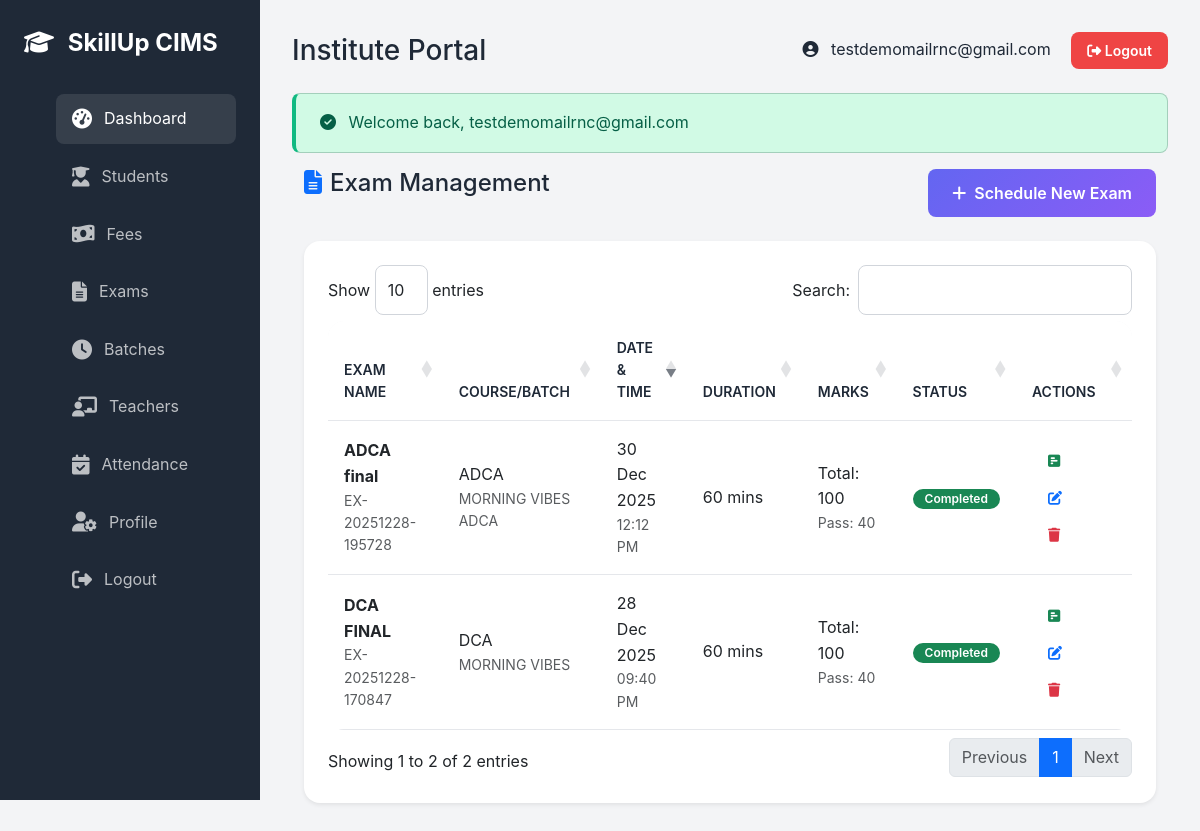
Screenshot of /public/institute/exams (signed in) with the database file from the repository.
### tables this page shows
CREATE TABLE `institutes` (
  `id` int(10) UNSIGNED NOT NULL,
  `franchise_id` int(10) UNSIGNED NOT NULL,
  `institute_code` varchar(20) NOT NULL,
  `institute_name` varchar(200) NOT NULL,
  `address` text NOT NULL,
  `city` varchar(100) DEFAULT NULL,
  `state` varchar(100) DEFAULT NULL,
  `pincode` varchar(10) DEFAULT NULL,
  `contact_person` varchar(100) NOT NULL,
  `phone` varchar(20) NOT NULL,
  `email` varchar(100) NOT NULL,
  `logo` varchar(255) DEFAULT NULL,
  `status` enum('active','inactive') DEFAULT 'active',
  `user_id` int(10) UNSIGNED DEFAULT NULL COMMENT 'Institute admin user ID',
  `created_at` timestamp NOT NULL DEFAULT current_timestamp(),
  `updated_at` timestamp NOT NULL DEFAULT current_timestamp() ON UPDATE current_timestamp()
);

CREATE TABLE `exams` (
  `id` int(10) UNSIGNED NOT NULL,
  `exam_name` varchar(200) NOT NULL,
  `exam_code` varchar(50) DEFAULT NULL,
  `course_id` int(10) UNSIGNED NOT NULL,
  `batch_id` int(10) UNSIGNED DEFAULT NULL,
  `exam_date` date NOT NULL,
  `exam_time` time DEFAULT NULL,
  `duration` int(11) DEFAULT NULL COMMENT 'Duration in minutes',
  `total_marks` int(11) NOT NULL,
  `pass_marks` int(11) NOT NULL,
  `instructions` text DEFAULT NULL,
  `status` enum('scheduled','ongoing','completed','cancelled') DEFAULT 'scheduled',
  `created_by` int(10) UNSIGNED DEFAULT NULL,
  `created_at` timestamp NOT NULL DEFAULT current_timestamp(),
  `updated_at` timestamp NOT NULL DEFAULT current_timestamp() ON UPDATE current_timestamp()
);

CREATE TABLE `courses` (
  `id` int(10) UNSIGNED NOT NULL,
  `course_code` varchar(20) NOT NULL,
  `course_name` varchar(200) NOT NULL,
  `duration` int(11) NOT NULL COMMENT 'Duration in months',
  `fee` decimal(10,2) NOT NULL,
  `regular_price` decimal(10,2) DEFAULT 0.00,
  `offer_price` decimal(10,2) DEFAULT 0.00,
  `description` text DEFAULT NULL,
  `syllabus` text DEFAULT NULL,
  `category` varchar(100) DEFAULT NULL,
  `status` enum('active','inactive') DEFAULT 'active',
  `created_at` timestamp NOT NULL DEFAULT current_timestamp(),
  `updated_at` timestamp NOT NULL DEFAULT current_timestamp() ON UPDATE current_timestamp()
);

CREATE TABLE `batches` (
  `id` int(10) UNSIGNED NOT NULL,
  `batch_name` varchar(100) NOT NULL,
  `course_id` int(10) UNSIGNED NOT NULL,
  `institute_id` int(10) UNSIGNED NOT NULL,
  `teacher_id` int(10) UNSIGNED DEFAULT NULL COMMENT 'Teacher user ID',
  `start_date` date NOT NULL,
  `end_date` date DEFAULT NULL,
  `timing` varchar(50) DEFAULT NULL COMMENT 'e.g., 9:00 AM - 11:00 AM',
  `max_students` int(11) DEFAULT 30,
  `status` enum('active','inactive','completed') DEFAULT 'active',
  `created_at` timestamp NOT NULL DEFAULT current_timestamp(),
  `updated_at` timestamp NOT NULL DEFAULT current_timestamp() ON UPDATE current_timestamp()
);

### views/institute/exams.php (the view, shortened to what the rows shown need)
<div class="container-fluid">
    <div class="row mb-4">
        <div class="col-md-6">
            <h4 class="mb-0"><i class="fas fa-file-alt text-primary me-2"></i>Exam Management</h4>
        </div>
        <div class="col-md-6 text-md-end">
            <button class="btn btn-primary" data-bs-toggle="modal" data-bs-target="#addExamModal">
                <i class="fas fa-plus me-2"></i>Schedule New Exam
            </button>
        </div>
    </div>
    <div class="card border-0 shadow-sm">
        <div class="card-body">
            <div class="table-responsive">
                <table class="table table-hover align-middle" id="examsTable">
                    <thead class="bg-light">
                        <tr>
                            <th>Exam Name</th>
                            <th>Course/Batch</th>
                            <th>Date & Time</th>
                            <th>Duration</th>
                            <th>Marks</th>
                            <th>Status</th>
                            <th>Actions</th>
                        </tr>
                    </thead>
                    <tbody>
                        <?php if (isset($exams) && !empty($exams)): ?>
                            <?php foreach ($exams as $exam): ?>
                                <tr>
                                    <td>
                                        <div class="fw-bold"><?= e($exam['exam_name']) ?></div>
                                        <div class="small text-muted"><?= e($exam['exam_code']) ?></div>
                                    </td>
                                    <td>
                                        <div><?= e($exam['course_name']) ?></div>
                                        <div class="small text-muted"><?= e($exam['batch_name'] ?? 'All Batches') ?></div>
                                    </td>
                                    <td>
                                        <div><?= date('d M Y', strtotime($exam['exam_date'])) ?></div>
                                        <div class="small text-muted"><?= date('h:i A', strtotime($exam['exam_time'])) ?></div>
                                    </td>
                                    <td><?= $exam['duration'] ?> mins</td>
                                    <td>
                                        <div>Total: <?= $exam['total_marks'] ?></div>
                                        <div class="small text-muted">Pass: <?= $exam['pass_marks'] ?></div>
                                    </td>
                                    <td>
                                        <?php
                                        $statusClass = match ($exam['status']) {
                                            'scheduled' => 'info',
                                            'ongoing' => 'primary',
                                            'completed' => 'success',
                                            'cancelled' => 'danger',
                                            default => 'secondary'
                                        };
                                        ?>
                                        <span class="badge bg-<?= $statusClass ?>"><?= ucfirst($exam['status']) ?></span>
                                    </td>
                                    <td>
                                        <a href="<?= url('institute/exam/results?id=' . $exam['id']) ?>"
                                            class="btn btn-sm btn-outline-success" title="Manage Results">
                                            <i class="fas fa-poll-h"></i>
                                        </a>
                                        <button class="btn btn-sm btn-outline-primary btn-edit-exam"
                                            data-id="<?= $exam['id'] ?>" data-name="<?= e($exam['exam_name']) ?>"
                                            data-code="<?= e($exam['exam_code']) ?>" data-course="<?= $exam['course_id'] ?>"
                                            data-batch="<?= $exam['batch_id'] ?>" data-date="<?= $exam['exam_date'] ?>"
                                            data-time="<?= $exam['exam_time'] ?>" data-duration="<?= $exam['duration'] ?>"
                                            data-total="<?= $exam['total_marks'] ?>" data-pass="<?= $exam['pass_marks'] ?>"
                                            data-status="<?= $exam['status'] ?>">
                                            <i class="fas fa-edit"></i>
                                        </button>
                                        <button class="btn btn-sm btn-outline-danger btn-delete-exam"
                                            data-id="<?= $exam['id'] ?>">
                                            <i class="fas fa-trash"></i>
                                        </button>
                                    </td>
                                </tr>
                            <?php endforeach; ?>
                        <?php endif; ?>
                    </tbody>
                </table>
            </div>
        </div>
    </div>
</div>

### core/Router.php (shortened to what the rows shown need)
<?php
class Router
{
    private $routes = [];
    private function addRoute($method, $uri, $controller, $action, $middleware = [])
    {
        if (strpos($controller, '@') !== false && $action === null) {
            list($controller, $action) = explode('@', $controller);
        }
        $this->routes[] = [
            'method' => $method,
            'uri' => $uri,
            'controller' => $controller,
            'action' => $action,
            'middleware' => $middleware
        ];
    }
    public function dispatch()
    {
        $requestUri = $this->getRequestUri();
        $requestMethod = $_SERVER['REQUEST_METHOD'];
        foreach ($this->routes as $route) {
            if ($route['method'] === $requestMethod && $this->matchRoute($route['uri'], $requestUri, $params)) {
                $controllerClass = $route['controller'];
                $action = $route['action'];
                if (class_exists($controllerClass)) {
                    $controller = new $controllerClass();
                    if (method_exists($controller, $action)) {
                        call_user_func_array([$controller, $action], $params);
                        return;
                    }
                }
                return;
            }
        }
    }
    private function matchRoute($routeUri, $requestUri, &$params = [])
    {
        $pattern = preg_replace('/\{(\w+)\}/', '([^/]+)', $routeUri);
        $pattern = '#^' . $pattern . '$#';
        if (preg_match($pattern, $requestUri, $matches)) {
            return true;
        }
        return false;
    }
    private function getRequestUri()
    {
        $uri = parse_url($_SERVER['REQUEST_URI'], PHP_URL_PATH);
        $scriptName = dirname($_SERVER['SCRIPT_NAME']);
        if ($scriptName !== '/' && strpos($uri, $scriptName) === 0) {
            $uri = substr($uri, strlen($scriptName));
        }
        return rtrim($uri, '/') ?: '/';
    }
}

### views/layouts/institute.php (shortened to what the rows shown need)
<!DOCTYPE html>
<html lang="en">
<head>
    <link href="https://cdn.jsdelivr.net/npm/bootstrap@5.3.0/dist/css/bootstrap.min.css" rel="stylesheet">
    <link rel="stylesheet" href="https://cdnjs.cloudflare.com/ajax/libs/font-awesome/6.4.0/css/all.min.css">
    <link rel="stylesheet" href="https://cdn.datatables.net/1.13.6/css/dataTables.bootstrap5.min.css">
    <link rel="stylesheet" href="<?= url('public/assets/css/custom.css') ?>">
</head>
<body>
    <div class="dashboard-container">
        <aside class="sidebar">
            <div class="sidebar-logo">
                <i class="fas fa-graduation-cap me-2"></i>
                SkillUp CIMS
            </div>
            <ul class="sidebar-menu">
                <li>
                    <a href="<?= url('institute/dashboard') ?>" class="active">
                        <i class="fas fa-tachometer-alt"></i> Dashboard
                    </a>
                </li>
                <li>
                    <a href="<?= url('institute/students') ?>">
                        <i class="fas fa-user-graduate"></i> Students
                    </a>
                </li>
                <li>
                    <a href="<?= url('institute/fees') ?>">
                        <i class="fas fa-money-bill-wave"></i> Fees
                    </a>
                </li>
                <li>
                    <a href="<?= url('institute/exams') ?>">
                        <i class="fas fa-file-alt"></i> Exams
                    </a>
                </li>
                <li>
                    <a href="<?= url('institute/batches') ?>">
                        <i class="fas fa-clock"></i> Batches
                    </a>
                </li>
                <li>
                    <a href="<?= url('institute/teachers') ?>">
                        <i class="fas fa-chalkboard-teacher"></i> Teachers
                    </a>
                </li>
                <li>
                    <a href="<?= url('institute/attendance') ?>">
                        <i class="fas fa-calendar-check"></i> Attendance
                    </a>
                </li>
                <li>
                    <a href="<?= url('institute/profile') ?>">
                        <i class="fas fa-user-cog"></i> Profile
                    </a>
                </li>
                <li>
                    <a href="<?= url('logout') ?>">
                        <i class="fas fa-sign-out-alt"></i> Logout
                    </a>
                </li>
            </ul>
        </aside>
        <main class="main-content">
            <div class="d-flex justify-content-between align-items-center mb-4">
                <h1 class="h3 mb-0">Institute Portal</h1>
                <div>
                    <span class="me-3">
                        <i class="fas fa-user-circle me-2"></i>
                        <?= e(Session::userData('username')) ?>
                    </span>
                    <a href="<?= url('logout') ?>" class="btn btn-sm btn-danger">
                        <i class="fas fa-sign-out-alt"></i> Logout
                    </a>
                </div>
            </div>
            <?php if ($success = getFlash('success')): ?>
                <div class="alert alert-success">
                    <i class="fas fa-check-circle me-2"></i>
                    <?= e($success) ?>
                </div>
            <?php endif; ?>
            <?= $content ?>
        </main>
    </div>
</body>
</html>

### rows the page displays
institutes: email "testdemomailrnc@gmail.com"
exams: exam_name "ADCA final", exam_code "EX-20251228-195728", course.course_name "ADCA", batch.batch_name "MORNING VIBES ADCA", exam_date "30 Dec 2025", exam_time "12:12 PM", duration "60", total_marks "100", pass_marks "40", status "Completed"
exams: exam_name "DCA FINAL", exam_code "EX-20251228-170847", course.course_name "DCA", batch.batch_name "MORNING VIBES", exam_date "28 Dec 2025", exam_time "09:40 PM", duration "60", total_marks "100", pass_marks "40", status "Completed"
